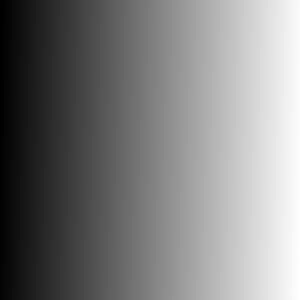
#> input picture gradient.png, 300 x 300 px
$ jupyter execute '10 thresholding_opencv_python.ipynb'
#> lines starting #> are read from the running program, lines starting #| are printed output that depends on the picture; after the words box and inside, x2 and y2 are one past the last pixel; in counts of white or black regions, pixels touching at a corner belong together
[cell 1]
#detecting of object using comarisoin with similaring image

[cell 2]
import cv2 as cv
import numpy as np

img = cv.imread('gradient.png',0)
#> img: shape (300, 300); min 0, max 255, mean 126.3


cv.imshow("image",img)

cv.waitKey(0)
cv.destroyAllWindows()

[cell 3]
import cv2 as cv
import numpy as np

img = cv.imread('gradient.png',0)
_, th1 = cv.threshold(img, 127,255, cv.THRESH_BINARY)
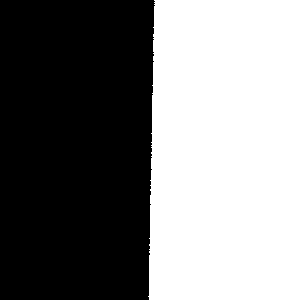
#> th1: shape (300, 300); 49.5% white; 1 white region, box (x1, y1, x2, y2) and area: (148, 0, 300, 300) 44573


cv.imshow("image",img)
cv.imshow("th1", th1)

cv.waitKey(0)
cv.destroyAllWindows()

[cell 4]
import cv2 as cv
import numpy as np

img = cv.imread('gradient.png',0)
_, th2 = cv.threshold(img, 200,255, cv.THRESH_BINARY_INV)
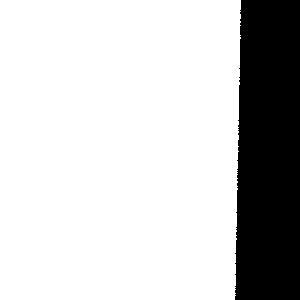
#> th2: shape (300, 300); 79.4% white; 1 black region, box (x1, y1, x2, y2) and area: (235, 0, 300, 300) 18566
_, th1 = cv.threshold(img, 50,255, cv.THRESH_BINARY)
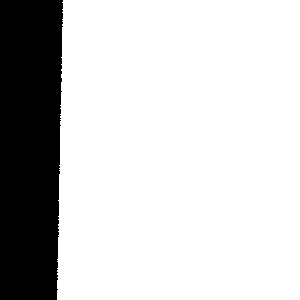
#> th1: shape (300, 300); 80% white; 1 black region, box (x1, y1, x2, y2) and area: (0, 0, 63, 300) 17983


cv.imshow("image",img)
cv.imshow("th1", th1)
cv.imshow("th2", th2)

cv.waitKey(0)
cv.destroyAllWindows()

[cell 5]
import cv2 as cv
import numpy as np

img = cv.imread('gradient.png',0)
_, th1 = cv.threshold(img, 127,255, cv.THRESH_TRUNC)
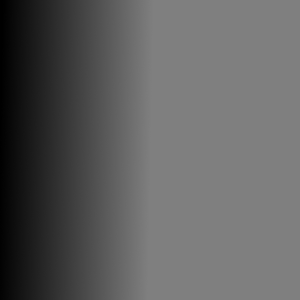
#> th1: shape (300, 300); min 0, max 127, mean 95.1


cv.imshow("image",img)
cv.imshow("th1", th1)

cv.waitKey(0)
cv.destroyAllWindows()

[cell 6]
import cv2 as cv
import numpy as np

img = cv.imread('gradient.png',0)
_, th1 = cv.threshold(img, 127,255, cv.THRESH_TOZERO)
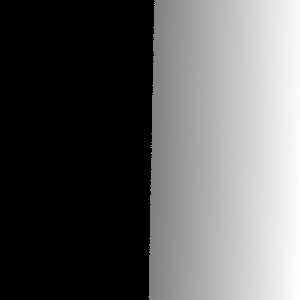
#> th1: shape (300, 300); min 0, max 255, mean 94.1
_, th2 = cv.threshold(img, 127,255, cv.THRESH_TOZERO_INV)
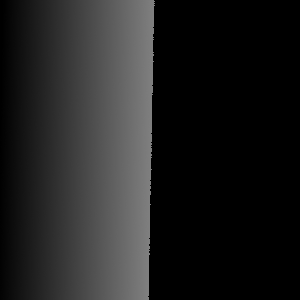
#> th2: shape (300, 300); min 0, max 127, mean 32.2


cv.imshow("image",img)
cv.imshow("th1", th1)
cv.imshow("th2", th2)

cv.waitKey(0)
cv.destroyAllWindows()

------------------------------------------------------

[cell 7]
#adoptive thresholding

[cell 8]
import cv2 as cv
import numpy as np

img = cv.imread("sudoku.png", 0)
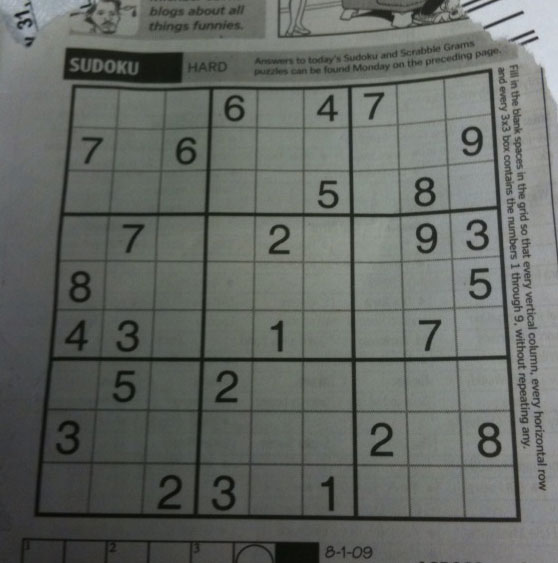
#> input picture sudoku.png, 558 x 563 px
#> img: shape (563, 558); min 7, max 218, mean 101.8
_, th1 = cv.threshold(img, 127,255, cv.THRESH_BINARY)
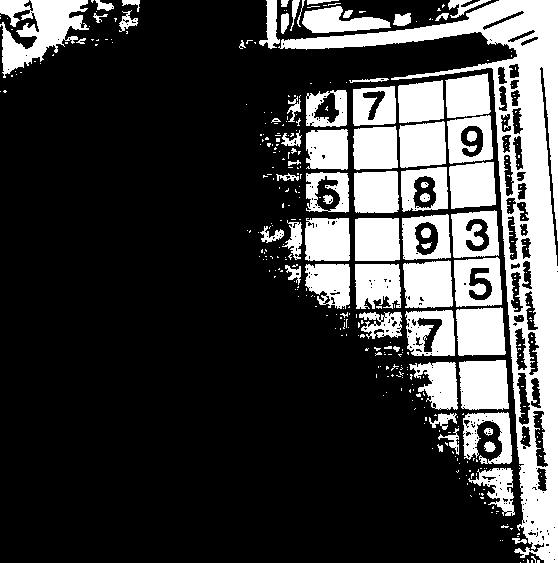
#> th1: shape (563, 558); 25.3% white; 376 white regions (307 under 20 px), largest, box (x1, y1, x2, y2) and area: (278, 0, 558, 563) 25952, (0, 0, 89, 78) 3634, (459, 360, 509, 410) 2273
th2  = cv.adaptiveThreshold(img, 255, cv.ADAPTIVE_THRESH_MEAN_C, cv.THRESH_BINARY, 11, 2);
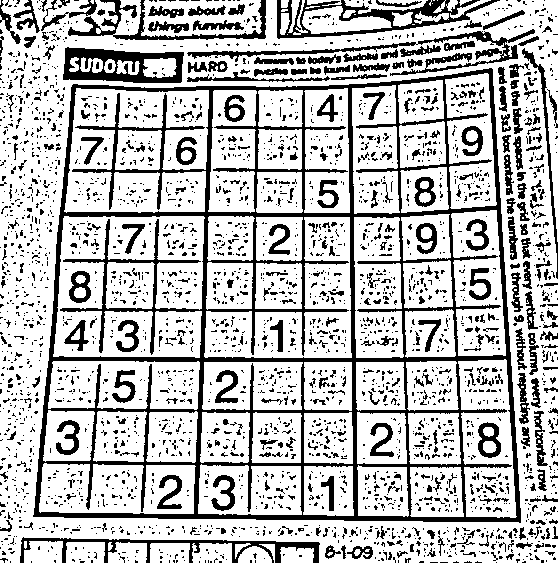
#> th2: shape (563, 558); 74.4% white; 2935 black regions (2574 under 20 px), largest, box (x1, y1, x2, y2) and area: (33, 68, 521, 523) 30399, (277, 0, 500, 39) 2538, (63, 47, 184, 83) 2362
#th3  = cv.adaptiveThreshold(img, 255, cv.ADAPTIVE_THRESH_GAUSSIAN_C, cv.THRESH_BINARY, 11, 2);

cv.imshow("image", img)
cv.imshow("th1", th1)
cv.imshow("th2", th2)


cv.waitKey(0)
cv.destroyAllWindows()

[cell 9]
import cv2 as cv
import numpy as np

img = cv.imread("sudoku.png", 0)
_, th1 = cv.threshold(img, 127,255, cv.THRESH_BINARY)
th2  = cv.adaptiveThreshold(img, 255, cv.ADAPTIVE_THRESH_MEAN_C, cv.THRESH_BINARY, 11, 2);
th3  = cv.adaptiveThreshold(img, 255, cv.ADAPTIVE_THRESH_GAUSSIAN_C, cv.THRESH_BINARY, 11, 2);
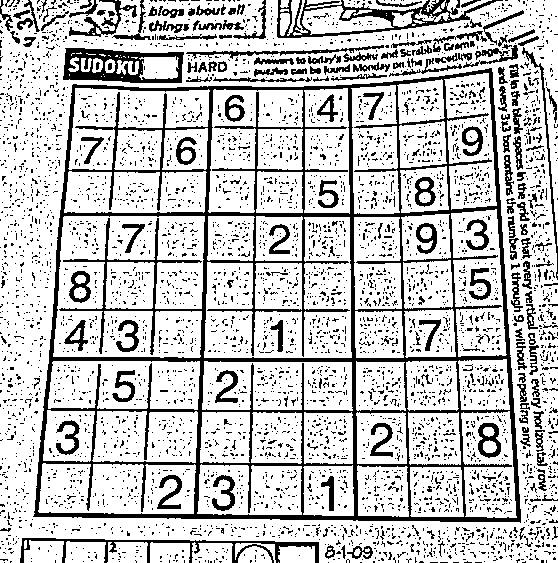
#> th3: shape (563, 558); 77.6% white; 4658 black regions (4444 under 20 px), largest, box (x1, y1, x2, y2) and area: (33, 68, 521, 523) 26610, (277, 0, 503, 38) 2178, (63, 48, 184, 83) 2143

cv.imshow("image", img)
cv.imshow("th1", th1)
cv.imshow("th2", th2)
cv.imshow("th3", th3)

cv.waitKey(0)
cv.destroyAllWindows()
